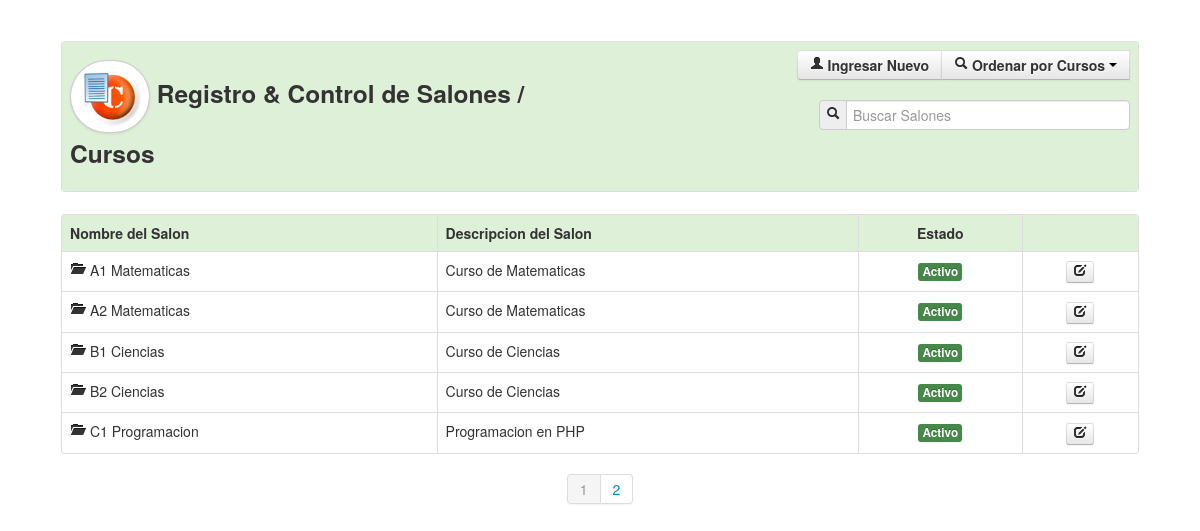
The app's page /salones.php (signed in) with its own data.
### tables this page shows
CREATE TABLE IF NOT EXISTS `salones` (
  `id` int(11) NOT NULL AUTO_INCREMENT,
  `nombre` varchar(255) NOT NULL,
  `curso` varchar(255) NOT NULL,
  `estado` varchar(255) NOT NULL,
  PRIMARY KEY (`id`)
);

### salones.php (the view, shortened to what this page needs)
<?php
		include_once('Class/funciones.php');
		$maximo=5;
		if(!empty($_GET['pag'])){
			$pag=limpiar($_GET['pag']);
		}else{
			$pag=1;
		}
		$inicio=($pag-1)*$maximo;
		$cans=mysql_query("SELECT COUNT(nombre)as total FROM salones");
		if($dat=mysql_fetch_array($cans)){
			$total=$dat['total'];
		}
?>
<!DOCTYPE html>
<html lang="en">
<head>
    <link href="css/bootstrap.css" rel="stylesheet">
    <link href="css/bootstrap-responsive.css" rel="stylesheet">
    <link href="css/docs.css" rel="stylesheet">
    <link href="js/google-code-prettify/prettify.css" rel="stylesheet">
</head>
<body data-spy="scroll" data-target=".bs-docs-sidebar">
<div align="center">
<table width="90%" border="0">
  <tr>
    <td>
    <table class="table table-bordered">
      <tr class="success">
        <td>
       	    <div class="row-fluid">
	            <div class="span6">
                	<h3><img src="img/curso.jpg" class="img-circle img-polaroid" width="70" height="65">
                        	Registro & Control de Salones / Cursos</h3>
                </div>
    	        <div class="span6">
                	<div align="right">
                	<div class="btn-group">
                    	<a href="#nuevo" role="button" class="btn" data-toggle="modal">
                            	<strong><i class="icon-user"></i> Ingresar Nuevo</strong>
                        </a>
                    	<button class="btn" data-toggle="dropdown">
                        	<i class="icon-search"></i> <strong>Ordenar por Cursos</strong> <span class="caret"></span>
                        </button>
                    </div><br><br>
                	<form name="form1" method="post" action="">
                    	<div class="input-prepend">
                        	<span class="add-on"><i class="icon-search"></i></span>
                            <input name="bus" type="text" placeholder="Buscar Salones" class="input-xlarge" autocomplete="off" autofocus>
                        </div>
                    </form>
                </div>
                </div>
            </div>
        </td>
      </tr>
    </table>
    </td>
  </tr>
  <tr>
    <td>
    <table class="table table-bordered table table-hover">
      <tr class="success">
        <td><strong>Nombre del Salon</strong></td>
        <td><strong>Descripcion del Salon</strong></td>
        <td><center><strong>Estado</strong></center></td>
        <td>&nbsp;</td>
      </tr>
      <?php
	  	if(empty($_GET['cursos'])){
			if(empty($_POST['bus'])){
				$sql="SELECT * FROM salones ORDER BY nombre LIMIT $inicio, $maximo";
			}else{
				$bus=limpiar($_POST['bus']);
				$sql="SELECT * FROM salones WHERE nombre LIKE '%$bus%' ORDER BY nombre LIMIT $inicio, $maximo";
			}
	 	}else{
			$bus=limpiar($_GET['cursos']);
			$sql="SELECT * FROM salones WHERE curso='$bus' ORDER BY nombre LIMIT $inicio, $maximo";
		}
		$can=mysql_query($sql);
		while($dato=mysql_fetch_array($can)){
	?>
      <tr>
        <td><i class="icon-folder-open"></i> <?php echo $dato['nombre']; ?></td>
        <td><?php echo $dato['curso']; ?></td>
        <td>
        	<center>
                <a href="salones.php?estado=<?php echo $dato['id']; ?>" title="Cambiar Estado">
                    <?php echo estado($dato['estado']); ?>
                </a>
            </center>
        </td>
        <td>
        	<center>
        	<a href="#actualizar<?php echo $dato['id']; ?>" role="button" class="btn btn-mini" data-toggle="modal" title="Actualizar Informacion">
            	<i class="icon-edit"></i>
            </a>
            </center>
        </td>
      </tr>
      <?php } ?>
    </table>
    <center>
	<div class="pagination">
        <ul>
        	<?php
			if(empty($_GET['cursos']) and empty($_POST['bus'])){
				$tp = ceil($total/$maximo);
         		for	($n=1; $n<=$tp ; $n++){
					if($pag==$n){
						echo '<li class="active"><a href="salones.php?pag='.$n.'">'.$n.'</a></li>';
					}else{
						echo '<li><a href="salones.php?pag='.$n.'">'.$n.'</a></li>';
					}
				}
			}
			?>
        </ul>
    </div>
    </center>
    </td>
  </tr>
</table>
</div>
</body>
</html>

### Class/funciones.php (shortened to what this page needs)
<?php
	function estado($estado){
		if($estado=='s'){
			return '<span class="label label-success">Activo</span>';
		}else{
			return '<span class="label label-important">No Activo</span>';
		}
	}
?>

### css/docs.css (style rules this page uses)
body { position: relative; padding-top: 40px; }

### records on screen
salones: nombre "A1 Matematicas", curso "Curso de Matematicas", estado "Activo"
salones: nombre "A2 Matematicas", curso "Curso de Matematicas", estado "Activo"
salones: nombre "B1 Ciencias", curso "Curso de Ciencias", estado "Activo"
salones: nombre "B2 Ciencias", curso "Curso de Ciencias", estado "Activo"
salones: nombre "C1 Programacion", curso "Programacion en PHP", estado "Activo"
